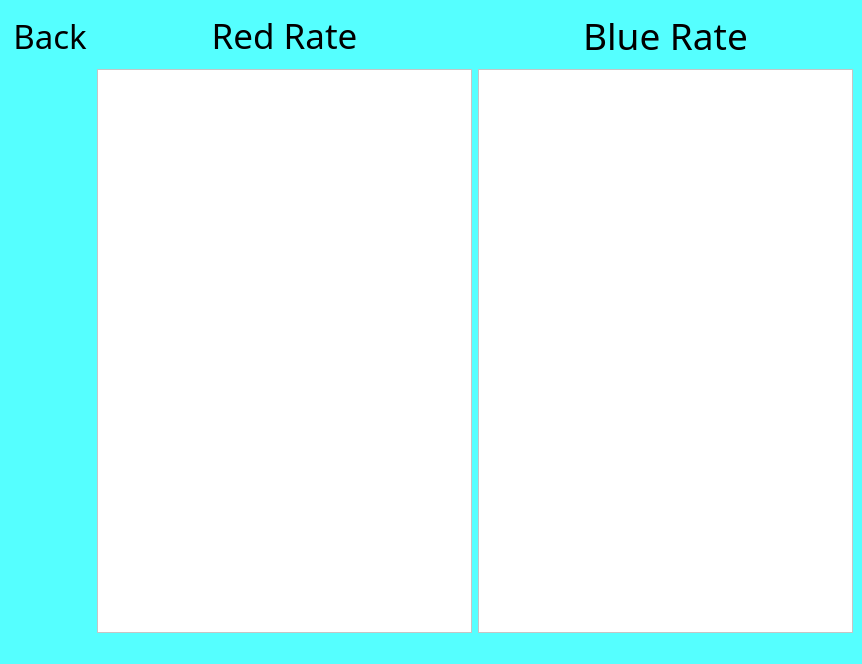
<?xml version="1.0" encoding="UTF-8"?>
<ui version="4.0">
 <class>ratewin</class>
 <widget class="QMainWindow" name="ratewin">
  <property name="geometry">
   <rect>
    <x>0</x>
    <y>0</y>
    <width>862</width>
    <height>664</height>
   </rect>
  </property>
  <property name="windowTitle">
   <string>Таблица рекордов</string>
  </property>
  <property name="styleSheet">
   <string notr="true">background-color: rgb(85, 255, 255);</string>
  </property>
  <widget class="QWidget" name="centralwidget">
   <layout class="QGridLayout" name="gridLayout">
    <item row="0" column="1">
     <widget class="QLabel" name="label">
      <property name="font">
       <font>
        <family>HERMAN</family>
        <pointsize>40</pointsize>
       </font>
      </property>
      <property name="toolTip">
       <string>&lt;html&gt;&lt;head/&gt;&lt;body&gt;&lt;p align=&quot;center&quot;&gt;PvP Rate&lt;/p&gt;&lt;/body&gt;&lt;/html&gt;</string>
      </property>
      <property name="text">
       <string>&lt;html&gt;&lt;head/&gt;&lt;body&gt;&lt;p align=&quot;center&quot;&gt;&lt;span style=&quot; font-size:26pt;&quot;&gt;Red Rate&lt;/span&gt;&lt;/p&gt;&lt;/body&gt;&lt;/html&gt;</string>
      </property>
     </widget>
    </item>
    <item row="0" column="0">
     <widget class="QPushButton" name="pushButton">
      <property name="font">
       <font>
        <family>HERMAN</family>
        <pointsize>25</pointsize>
       </font>
      </property>
      <property name="text">
       <string>Back</string>
      </property>
      <property name="flat">
       <bool>true</bool>
      </property>
     </widget>
    </item>
    <item row="1" column="1">
     <widget class="QTableWidget" name="tableWidget">
      <property name="styleSheet">
       <string notr="true">background-color: rgb(255, 255, 255);</string>
      </property>
     </widget>
    </item>
    <item row="1" column="2">
     <widget class="QTableWidget" name="tableWidget_2">
      <property name="styleSheet">
       <string notr="true">background-color: rgb(255, 255, 255);</string>
      </property>
     </widget>
    </item>
    <item row="0" column="2">
     <widget class="QLabel" name="label_2">
      <property name="font">
       <font>
        <family>HERMAN</family>
        <pointsize>40</pointsize>
       </font>
      </property>
      <property name="text">
       <string>&lt;html&gt;&lt;head/&gt;&lt;body&gt;&lt;p align=&quot;center&quot;&gt;&lt;span style=&quot; font-size:28pt;&quot;&gt;Blue Rate&lt;/span&gt;&lt;/p&gt;&lt;/body&gt;&lt;/html&gt;</string>
      </property>
     </widget>
    </item>
   </layout>
  </widget>
  <widget class="QMenuBar" name="menubar">
   <property name="geometry">
    <rect>
     <x>0</x>
     <y>0</y>
     <width>862</width>
     <height>21</height>
    </rect>
   </property>
  </widget>
  <widget class="QStatusBar" name="statusbar"/>
 </widget>
 <resources/>
 <connections/>
</ui>
